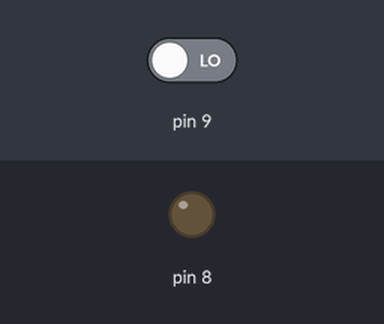
Recording of a sketch running on a simulated Arduino Uno, built with avr-gcc and run on an emulated ATmega328P. Parts: output pins drawn as LEDs (lit = HIGH). The test bench sets the inputs (shaded band); at power-on: pin 9 LOW.

Above: at 1.2 s.
1.3 s: pin 9 driven HIGH
At 2.0 s:
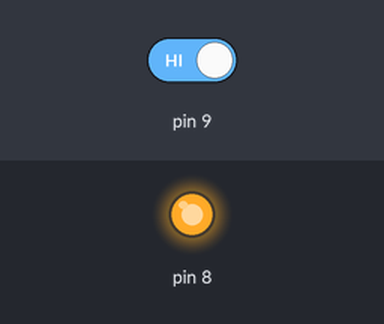
2.8 s: pin 9 driven LOW
At 3.1 s:
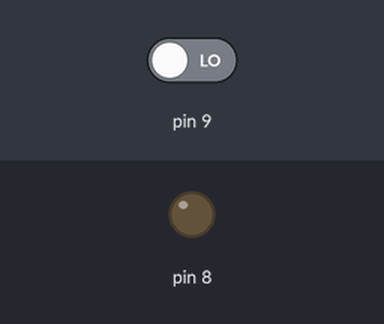
Timing chart, 0 to 5.8 s (numbered marks = the images above; inputs shaded):
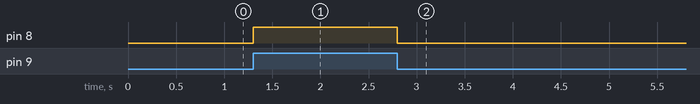

Measured:
- after the input at 1.3 s, pin 8: LOW → HIGH at once
- after the input at 2.8 s, pin 8: HIGH → LOW at once

The sketch:

hall_prototype.ino
```cpp
void setup() {
  pinMode(9, INPUT);
  pinMode(8, OUTPUT);
}

void loop() {
  if (digitalRead(9) == HIGH){
    digitalWrite(8, HIGH);
  }
  else{
    digitalWrite(8, LOW);
  }

}
```
